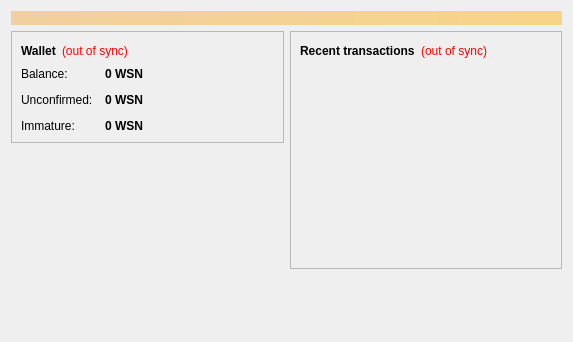
<?xml version="1.0" encoding="UTF-8"?>
<ui version="4.0">
 <class>OverviewPage</class>
 <widget class="QWidget" name="OverviewPage">
  <property name="geometry">
   <rect>
    <x>0</x>
    <y>0</y>
    <width>573</width>
    <height>342</height>
   </rect>
  </property>
  <property name="windowTitle">
   <string>Form</string>
  </property>
  <layout class="QVBoxLayout" name="topLayout">
   <item>
    <widget class="QLabel" name="labelAlerts">
     <property name="visible">
      <bool>false</bool>
     </property>
     <property name="styleSheet">
      <string notr="true">background-color: qlineargradient(x1: 0, y1: 0, x2: 1, y2: 0, stop:0 #F0D0A0, stop:1 #F8D488); color:#000000;</string>
     </property>
     <property name="wordWrap">
      <bool>true</bool>
     </property>
     <property name="margin">
      <number>3</number>
     </property>
    </widget>
   </item>
   <item>
    <layout class="QHBoxLayout" name="horizontalLayout" stretch="1,1">
     <item>
      <layout class="QVBoxLayout" name="verticalLayout_2">
       <item>
        <widget class="QFrame" name="frame">
         <property name="frameShape">
          <enum>QFrame::StyledPanel</enum>
         </property>
         <property name="frameShadow">
          <enum>QFrame::Raised</enum>
         </property>
         <layout class="QVBoxLayout" name="verticalLayout_4">
          <item>
           <layout class="QHBoxLayout" name="horizontalLayout_4">
            <item>
             <widget class="QLabel" name="label_5">
              <property name="font">
               <font>
                <weight>75</weight>
                <bold>true</bold>
               </font>
              </property>
              <property name="text">
               <string>Wallet</string>
              </property>
             </widget>
            </item>
            <item>
             <widget class="QLabel" name="labelWalletStatus">
              <property name="toolTip">
               <string>The displayed information may be out of date. Your wallet automatically synchronizes with the Weisscoin network after a connection is established, but this process has not completed yet.</string>
              </property>
              <property name="styleSheet">
               <string notr="true">QLabel { color: red; }</string>
              </property>
              <property name="text">
               <string notr="true">(out of sync)</string>
              </property>
              <property name="alignment">
               <set>Qt::AlignLeading|Qt::AlignLeft|Qt::AlignVCenter</set>
              </property>
             </widget>
            </item>
            <item>
             <spacer name="horizontalSpacer_2">
              <property name="orientation">
               <enum>Qt::Horizontal</enum>
              </property>
              <property name="sizeHint" stdset="0">
               <size>
                <width>40</width>
                <height>20</height>
               </size>
              </property>
             </spacer>
            </item>
           </layout>
          </item>
          <item>
           <layout class="QFormLayout" name="formLayout_2">
            <property name="fieldGrowthPolicy">
             <enum>QFormLayout::AllNonFixedFieldsGrow</enum>
            </property>
            <property name="horizontalSpacing">
             <number>12</number>
            </property>
            <property name="verticalSpacing">
             <number>12</number>
            </property>
            <item row="0" column="0">
             <widget class="QLabel" name="label">
              <property name="text">
               <string>Balance:</string>
              </property>
             </widget>
            </item>
            <item row="0" column="1">
             <widget class="QLabel" name="labelBalance">
              <property name="font">
               <font>
                <weight>75</weight>
                <bold>true</bold>
               </font>
              </property>
              <property name="cursor">
               <cursorShape>IBeamCursor</cursorShape>
              </property>
              <property name="toolTip">
               <string>Your current balance</string>
              </property>
              <property name="text">
               <string notr="true">0 WSN</string>
              </property>
              <property name="textInteractionFlags">
               <set>Qt::LinksAccessibleByMouse|Qt::TextSelectableByKeyboard|Qt::TextSelectableByMouse</set>
              </property>
             </widget>
            </item>
            <item row="1" column="0">
             <widget class="QLabel" name="label_3">
              <property name="text">
               <string>Unconfirmed:</string>
              </property>
             </widget>
            </item>
            <item row="1" column="1">
             <widget class="QLabel" name="labelUnconfirmed">
              <property name="font">
               <font>
                <weight>75</weight>
                <bold>true</bold>
               </font>
              </property>
              <property name="cursor">
               <cursorShape>IBeamCursor</cursorShape>
              </property>
              <property name="toolTip">
               <string>Total of transactions that have yet to be confirmed, and do not yet count toward the current balance</string>
              </property>
              <property name="text">
               <string notr="true">0 WSN</string>
              </property>
              <property name="textInteractionFlags">
               <set>Qt::LinksAccessibleByMouse|Qt::TextSelectableByKeyboard|Qt::TextSelectableByMouse</set>
              </property>
             </widget>
            </item>
            <item row="2" column="0">
             <widget class="QLabel" name="labelImmatureText">
              <property name="text">
               <string>Immature:</string>
              </property>
             </widget>
            </item>
            <item row="2" column="1">
             <widget class="QLabel" name="labelImmature">
              <property name="font">
               <font>
                <weight>75</weight>
                <bold>true</bold>
               </font>
              </property>
              <property name="toolTip">
               <string>Mined balance that has not yet matured</string>
              </property>
              <property name="text">
               <string notr="true">0 WSN</string>
              </property>
              <property name="textInteractionFlags">
               <set>Qt::LinksAccessibleByMouse|Qt::TextSelectableByKeyboard|Qt::TextSelectableByMouse</set>
              </property>
             </widget>
            </item>
           </layout>
          </item>
         </layout>
        </widget>
       </item>
       <item>
        <spacer name="verticalSpacer">
         <property name="orientation">
          <enum>Qt::Vertical</enum>
         </property>
         <property name="sizeHint" stdset="0">
          <size>
           <width>20</width>
           <height>40</height>
          </size>
         </property>
        </spacer>
       </item>
      </layout>
     </item>
     <item>
      <layout class="QVBoxLayout" name="verticalLayout_3">
       <item>
        <widget class="QFrame" name="frame_2">
         <property name="frameShape">
          <enum>QFrame::StyledPanel</enum>
         </property>
         <property name="frameShadow">
          <enum>QFrame::Raised</enum>
         </property>
         <layout class="QVBoxLayout" name="verticalLayout">
          <item>
           <layout class="QHBoxLayout" name="horizontalLayout_2">
            <item>
             <widget class="QLabel" name="label_4">
              <property name="text">
               <string>&lt;b&gt;Recent transactions&lt;/b&gt;</string>
              </property>
             </widget>
            </item>
            <item>
             <widget class="QLabel" name="labelTransactionsStatus">
              <property name="toolTip">
               <string>The displayed information may be out of date. Your wallet automatically synchronizes with the Weisscoin network after a connection is established, but this process has not completed yet.</string>
              </property>
              <property name="styleSheet">
               <string notr="true">QLabel { color: red; }</string>
              </property>
              <property name="text">
               <string notr="true">(out of sync)</string>
              </property>
              <property name="alignment">
               <set>Qt::AlignRight|Qt::AlignTrailing|Qt::AlignVCenter</set>
              </property>
             </widget>
            </item>
            <item>
             <spacer name="horizontalSpacer">
              <property name="orientation">
               <enum>Qt::Horizontal</enum>
              </property>
              <property name="sizeHint" stdset="0">
               <size>
                <width>40</width>
                <height>20</height>
               </size>
              </property>
             </spacer>
            </item>
           </layout>
          </item>
          <item>
           <widget class="QListView" name="listTransactions">
            <property name="styleSheet">
             <string notr="true">QListView { background: transparent; }</string>
            </property>
            <property name="frameShape">
             <enum>QFrame::NoFrame</enum>
            </property>
            <property name="verticalScrollBarPolicy">
             <enum>Qt::ScrollBarAlwaysOff</enum>
            </property>
            <property name="horizontalScrollBarPolicy">
             <enum>Qt::ScrollBarAlwaysOff</enum>
            </property>
            <property name="selectionMode">
             <enum>QAbstractItemView::NoSelection</enum>
            </property>
           </widget>
          </item>
         </layout>
        </widget>
       </item>
       <item>
        <spacer name="verticalSpacer_2">
         <property name="orientation">
          <enum>Qt::Vertical</enum>
         </property>
         <property name="sizeHint" stdset="0">
          <size>
           <width>20</width>
           <height>40</height>
          </size>
         </property>
        </spacer>
       </item>
      </layout>
     </item>
    </layout>
   </item>
  </layout>
 </widget>
 <resources/>
 <connections/>
</ui>
